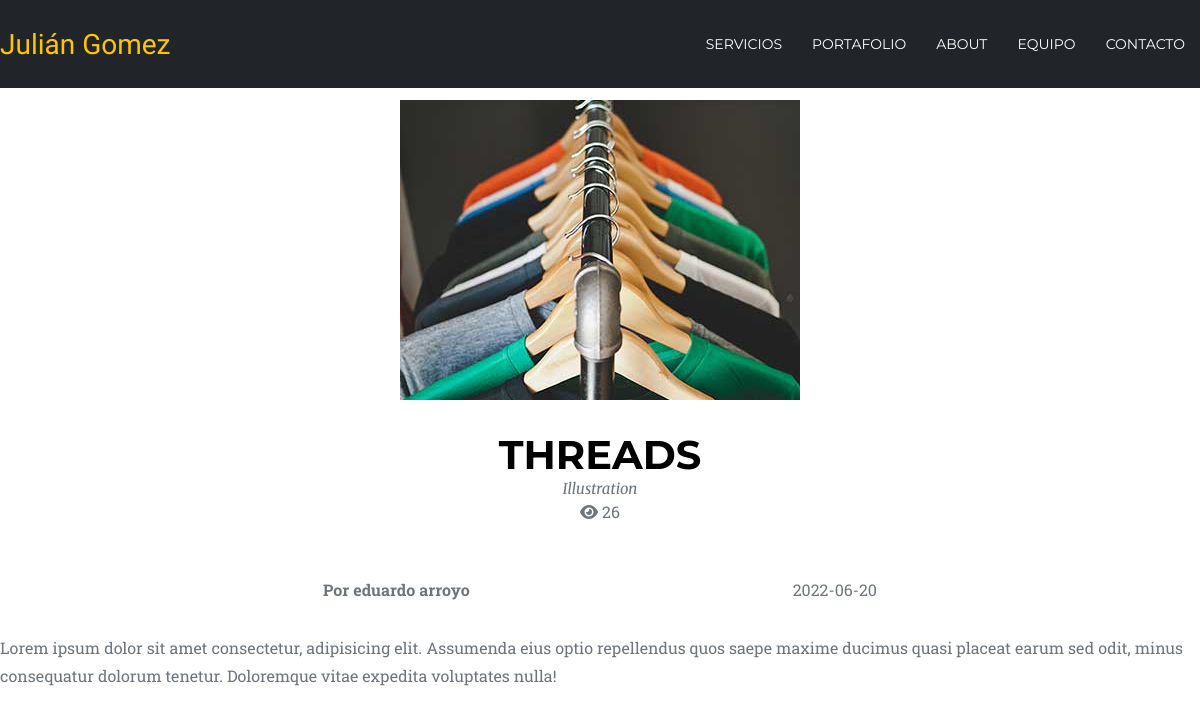
The page /portafolio.php?id=1 on the database its author committed.
### tables this page shows
CREATE TABLE `header` (
  `hea_logo_name` varchar(50) NOT NULL,
  `hea_subtitulo` varchar(100) NOT NULL,
  `hea_titulo` varchar(100) NOT NULL
);

CREATE TABLE `portafolio` (
  `port_id` int(10) UNSIGNED NOT NULL,
  `port_titulo` varchar(20) NOT NULL,
  `port_subtitulo` varchar(20) NOT NULL,
  `port_img` text NOT NULL,
  `port_contenido` text NOT NULL,
  `port_fecha` date NOT NULL,
  `port_user_id` int(11) NOT NULL,
  `port_status` varchar(20) DEFAULT NULL,
  `port_vistas` int(11) DEFAULT 0
);

CREATE TABLE `usuarios` (
  `user_id` int(10) UNSIGNED NOT NULL,
  `user_nombres` varchar(255) NOT NULL,
  `user_apellidos` varchar(255) NOT NULL,
  `user_email` varchar(255) NOT NULL,
  `user_img` text DEFAULT NULL,
  `user_pass` varchar(255) NOT NULL,
  `user_token` text DEFAULT NULL,
  `user_status` tinyint(4) DEFAULT 0 COMMENT 'status 0: ususario no activado, status 1: usuario activado',
  `user_rol` varchar(50) NOT NULL DEFAULT 'suscriptor'
);

### resources/controllers/helpers.php (called while the page is built, shortened)
<?php
    function query($consulta){
        global $conexion;
        return mysqli_query($conexion, $consulta);
    }
    function fetch_array($query){
        return mysqli_fetch_array($query);
    }
    function limpiar_string($str){
        global $conexion;
        return mysqli_real_escape_string($conexion, $str);
    }
?>

### resources/controllers/headerController.php (called while the page is built, shortened)
<?php
    function get_header(){
        $query = query("SELECT * FROM header");
        return fetch_array($query);
    }
?>

### resources/controllers/portafolioController.php (called while the page is built, shortened)
<?php
    function get_portafolio_individual(){
        if(isset($_GET['id'])){
            $port_id = limpiar_string(trim($_GET['id']));
            $query = query("UPDATE portafolio SET port_vistas = port_vistas + 1 WHERE port_id = {$port_id}");
            $query = query("SELECT * FROM portafolio a INNER JOIN usuarios b ON a.port_user_id = b.user_id WHERE a.port_id = {$port_id}");
            return fetch_array($query);
        }
    }
?>

### public/portafolio.php (the view, shortened to what this page needs)
<?php include(VIEW_FRONT . DS . "head.php"); ?>
<?php include(VIEW_FRONT . DS . "header_port.php"); ?>
    <?php $fila = get_portafolio_individual(); ?>
    <section class="portafolio pt-10">
        <div class="portafolio__contenedor contenedor">
            <img src="img/portafolio/<?php echo $fila['port_img'] ?>" alt="" class="block-center">
            <h2 class="text-center titulo-n2 mt-3"><?php echo $fila['port_titulo']; ?></h2>
            <p class="descri-n2 text-center"><?php echo $fila['port_subtitulo']; ?></p>
            <p class="descri-n3 text-center">
                <i class="fa-solid fa-eye"></i> <?php echo $fila['port_vistas']; ?>
            </p>
            <div class="d-flex justify-evenly mt-5">
                <div class="descri-n3"><strong>Por <?php echo $fila['user_nombres'] . " " . $fila['user_apellidos']; ?></strong></div>
                <div class="descri-n3"><?php echo $fila['port_fecha']; ?></div>
            </div>
            <p class="descri-n3 mt-3"><?php echo $fila['port_contenido']; ?></p>
        </div>
    </section>
<?php include(VIEW_FRONT . DS . "footer.php"); ?>

### resources/views/front/header_port.php (shortened to what this page needs)
<?php $fila = get_header(); ?>
<header class="headerPort">
    <nav class="headerPort__nav bg-port">
        <div class="headerPort__nav__contenedor contenedor">
            <a href="./" class="headerPort__nav__contenedor--logo"><?php echo $fila['hea_logo_name']; ?></a>
            <ul class="headerPort__nav__contenedor__menu">
                <li class="headerPort__nav__contenedor__menu__item">
                    <a href="#" class="headerPort__nav__contenedor__menu__item--link">servicios</a>
                </li>
                <li class="headerPort__nav__contenedor__menu__item">
                    <a href="#" class="headerPort__nav__contenedor__menu__item--link">portafolio</a>
                </li>
                <li class="headerPort__nav__contenedor__menu__item">
                    <a href="#" class="headerPort__nav__contenedor__menu__item--link">about</a>
                </li>
                <li class="headerPort__nav__contenedor__menu__item">
                    <a href="#" class="headerPort__nav__contenedor__menu__item--link">equipo</a>
                </li>
                <li class="headerPort__nav__contenedor__menu__item">
                    <a href="#" class="headerPort__nav__contenedor__menu__item--link">contacto</a>
                </li>
            </ul>
        </div>
    </nav>
</header>

### public/css/estilos.css (style rules this page uses)
*, *::before, *::after { margin: 0; padding: 0; box-sizing: border-box; }
html { font-size: 62.5%; }
a, a:link, a:visited { text-decoration: none; }
ul { list-style: none; }
img { display: block; }
.contenedor { max-width: 120rem; margin-left: auto; margin-right: auto; }
.titulo-n2 { font-family: "Montserrat", sans-serif; font-size: 4rem; text-transform: uppercase; }
.descri-n2 { font-family: "Merriweather", serif; font-style: italic; font-size: 1.5rem; color: #6c757d; }
.descri-n3 { font-family: "Roboto Slab", serif; font-size: 1.6rem; color: #6c757d; line-height: 2.8rem; }
.text-center { text-align: center; }
.d-flex { display: flex; }
.justify-evenly { justify-content: space-evenly; }
.mt-3 { margin-top: 3rem; }
.mt-5 { margin-top: 5rem; }
.pt-10 { padding-top: 10rem; }
.bg-port { background-color: #212529; }
.block-center { margin-left: auto; margin-right: auto; }
.header__nav, .headerPort__nav { padding: 2.5rem 0; position: fixed; width: 100%; z-index: 1; transition: all 0.3s; }
.header__nav__contenedor, .headerPort__nav__contenedor { display: flex; justify-content: space-between; align-items: center; }
.header__nav__contenedor--logo, .headerPort__nav__contenedor--logo { color: #fec503; font-size: 2.8rem; font-family: "Kaushan Script", cursive; transition: all 0.3s; z-index: 1; }
.header__nav__contenedor__menu, .headerPort__nav__contenedor__menu { display: flex; }
.header__nav__contenedor__menu__item--link, .headerPort__nav__contenedor__menu__item--link { color: white; font-size: 1.4rem; font-family: "Montserrat", sans-serif; text-transform: uppercase; padding: 1rem 1.5rem; display: inline-block; transition: all 0.3s; }

### rows shown on the page
header: hea_logo_name "Julián Gomez"
portafolio: port_img (picture), port_titulo "THREADS", port_subtitulo "Illustration", port_vistas "26", usuarios.user_nombres "eduardo", usuarios.user_apellidos "arroyo", port_fecha "2022-06-20", port_contenido "Lorem ipsum dolor sit amet consectetur, adipisicing elit. Assumenda eius optio repellendus quos saepe maxime ducimus quasi placeat earum sed odit, minus consequatur dolorum tenetur. Doloremque vitae expedita voluptates nulla!"
